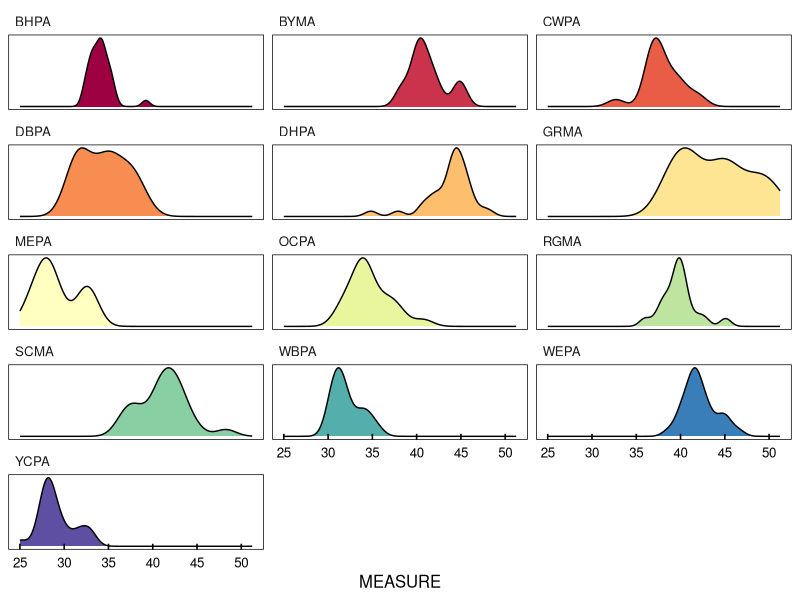
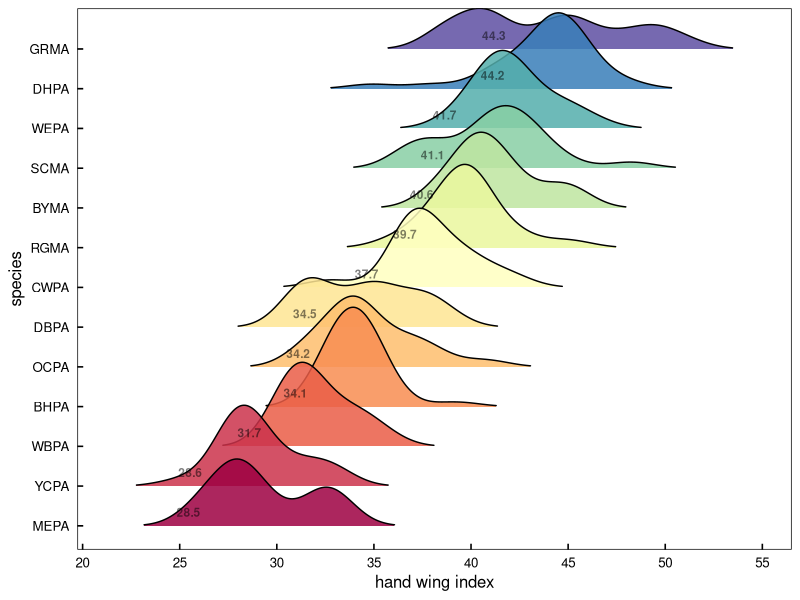
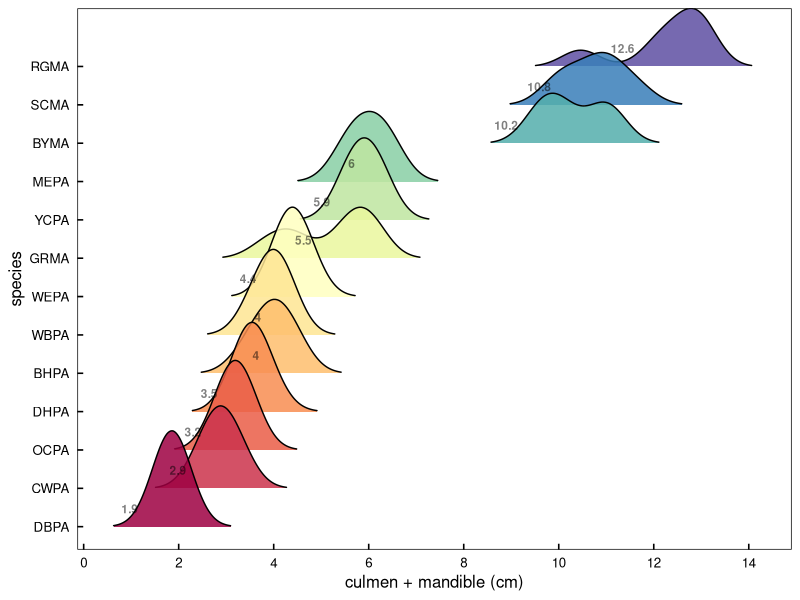
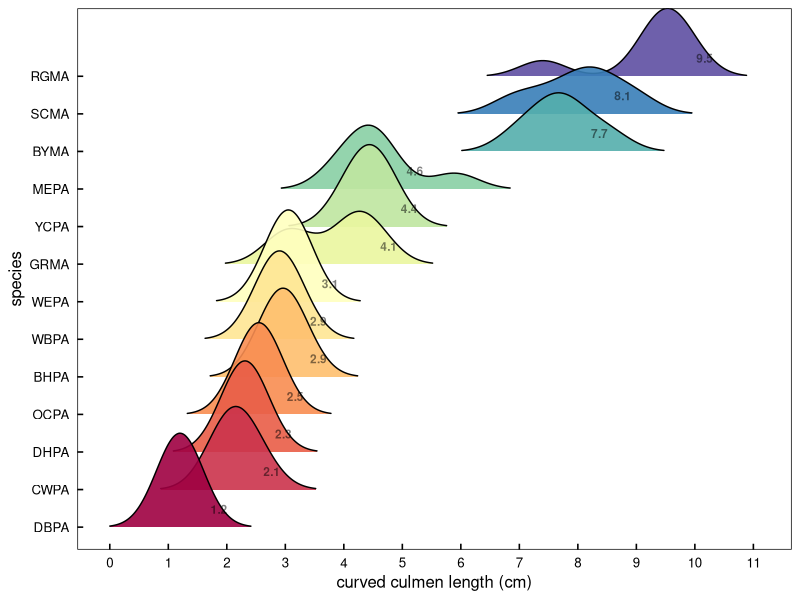

R code for these plots, in order:
#### this script is exploring the morphometric data 
#### from parrots, macaws, and parakeets measured in museums


library(ggplot2)      # plotting and viz
library(plyr)         # legacy df manipulation
library(dplyr)        # variable grouping and manipulation
library(reshape)      # legacy df manipulation
library(data.table)   # legacy functions on df 
library(tidyr)        # gathering and spreading
library(zoo)          # roll mean
library(ggthemes)     # helpful ggplot themes
library(forcats)
library(scales)
library(RColorBrewer) # pretty colors
library(ggridges)
library(colorspace)


# my custom ggplot theme
# I cannot stand the default thick grey lines
themeKV <- theme_few()+
  theme(strip.background = element_blank(),
        axis.line = element_blank(),
        axis.text.x = element_text(colour = "black", margin = margin(0.2, unit = "cm")),
        axis.text.y = element_text(colour = "black", margin = margin(c(1, 0.2), unit = "cm")),
        axis.ticks.x = element_line(colour = "black"), axis.ticks.y = element_line(colour = "black"),
        axis.ticks.length=unit(-0.15, "cm"),element_line(colour = "black", linewidth=.5),
        panel.border = element_rect(colour = "black", fill=NA, linewidth=.5),
        legend.title=element_blank(),
        strip.text=element_text(hjust=0))


#### read in morphometric data
# setwd("/Users/kylevanhoutan/colpa_flock/")
morphs <- read.csv('data/museo_morphs.csv')

#### subset full data set for just wing data 
# focusing here on dispersal ability, so pulling "wing_Hwi" 
# wing_Hwi = hand wing index from Claramunt & Wright 2017, https://doi.org/10.1201/9781315120454
morph_HWi <- subset(morphs, MORPH == "wing_Hwi")
morph_HWi <- morph_HWi[!(morph_HWi$CODE == ""), ]  # remove blank entries in species CODE, for congeners that haven't been rescaled and assigned a CODE


# make a density plot, facet by species CODE
# but first expand the 11 brewer palette categories
# interpolate colors to fit the 13 parrot species
colourCount = length(unique(morph_HWi$CODE))
getPalette = colorRampPalette(brewer.pal(11, "Spectral"))


# then make the plot and call in the expanded Brewer pal
ggplot(morph_HWi, aes(x = MEASURE, fill = CODE)) + 
  themeKV + theme(legend.position = "none") +
  scale_fill_manual(values = getPalette(colourCount)) +
  #  scale_fill_brewer(palette = "Spectral") +
  theme(axis.text.y = element_blank(),
        axis.title.y = element_blank(),
        axis.ticks.y = element_blank()) +
    geom_density() +
  facet_wrap(~CODE, ncol=3, scales = "free_y") +
  scale_x_continuous(breaks = seq(20, 50, by = 5))

# same data, different plot
# make a ridgeline plot without facets
# again use above expanded Brewer palette
ggplot(morph_HWi, aes(x = MEASURE, y = fct_reorder(CODE,MEASURE), fill = fct_reorder(CODE,MEASURE))) + 
# both y and fill are reordered by CODE's median value of MEASURE 
  themeKV + theme(legend.position = "none") +
  scale_fill_manual(values = getPalette(colourCount)) +
  geom_density_ridges(scale = 2.5, alpha = 0.85, size = 0.25, rel_min_height = 0.01, bandwidth = 1.2) +
  stat_summary(geom = "text", fontface = "bold", alpha = 0.5, size = 3, vjust = -1, hjust = 3,
               fun = "median", aes(label = round(after_stat(x), 1))) +
  scale_x_continuous(breaks = seq(20, 60, by = 5)) + 
  xlab("hand wing index") + ylab("species")


#### subset full data set for beak data
# focusing here on beak as a weapon, so want size
# pulling "culm_mand_SL" 
# culm_mand_SL = cumulative straight length of culmen and mandible in cm
morph_CMs <- subset(morphs, MORPH == "culm_mand_SL")
morph_CMs <- morph_CMs[!(morph_CMs$CODE == ""), ]  # remove blank entries in species CODE, for congeners that haven't been rescaled and assigned a CODE


colourCount = length(unique(morph_CMs$CODE))
getPalette = colorRampPalette(brewer.pal(11, "Spectral"))

# make ridgeline/joy plot of beak size
ggplot(morph_CMs, aes(x = MEASURE, y = fct_reorder(CODE,MEASURE), fill = fct_reorder(CODE,MEASURE))) + 
  # both y and fill are reordered by CODE's median value of MEASURE 
  themeKV + theme(legend.position = "none") +
  scale_fill_manual(values = getPalette(colourCount)) +
  geom_density_ridges(scale = 2.5, alpha = 0.85, size = 0.25, rel_min_height = 0.01, bandwidth = 0.4) +
  stat_summary(geom = "text", fontface = "bold", alpha = 0.5, size = 3, vjust = -1.5, hjust = 3,
               fun = "median", aes(label = round(after_stat(x), 1))) +
  scale_x_continuous(breaks = seq(0, 16, by = 2)) + 
  xlab("culmen + mandible (cm)") + ylab("species")


#### subset full data set for beak data
# focusing here on beak as a weapon, so want size
# pulling "culmen_CL" 
# culmen_CL = curved culmen length in cm
morph_CCL <- subset(morphs, MORPH == "culmen_CL")
morph_CCL <- morph_CCL[!(morph_CCL$CODE == ""), ]  # remove blank entries in species CODE, for congeners that haven't been rescaled and assigned a CODE

colourCount = length(unique(morph_CCL$CODE))
getPalette = colorRampPalette(brewer.pal(11, "Spectral"))

# make ridgeline/joy plot of beak size
ggplot(morph_CCL, aes(x = MEASURE, y = fct_reorder(CODE,MEASURE), fill = fct_reorder(CODE,MEASURE))) + 
  # both y and fill are reordered by CODE's median value of MEASURE 
  themeKV + theme(legend.position = "none") +
  scale_fill_manual(values = getPalette(colourCount)) +
  geom_density_ridges(scale = 2.5, alpha = 0.9, size = 0.25, rel_min_height = 0.01, bandwidth = 0.4) +
  scale_x_continuous(breaks = seq(0, 12, by = 1)) + 
  stat_summary(geom = "text", fontface = "bold", alpha = 0.5, size = 3, vjust = -1.5, hjust = -1.8,
               fun = "median", aes(label = round(after_stat(x), 1))) +
  xlab("curved culmen length (cm)") + ylab("species")
